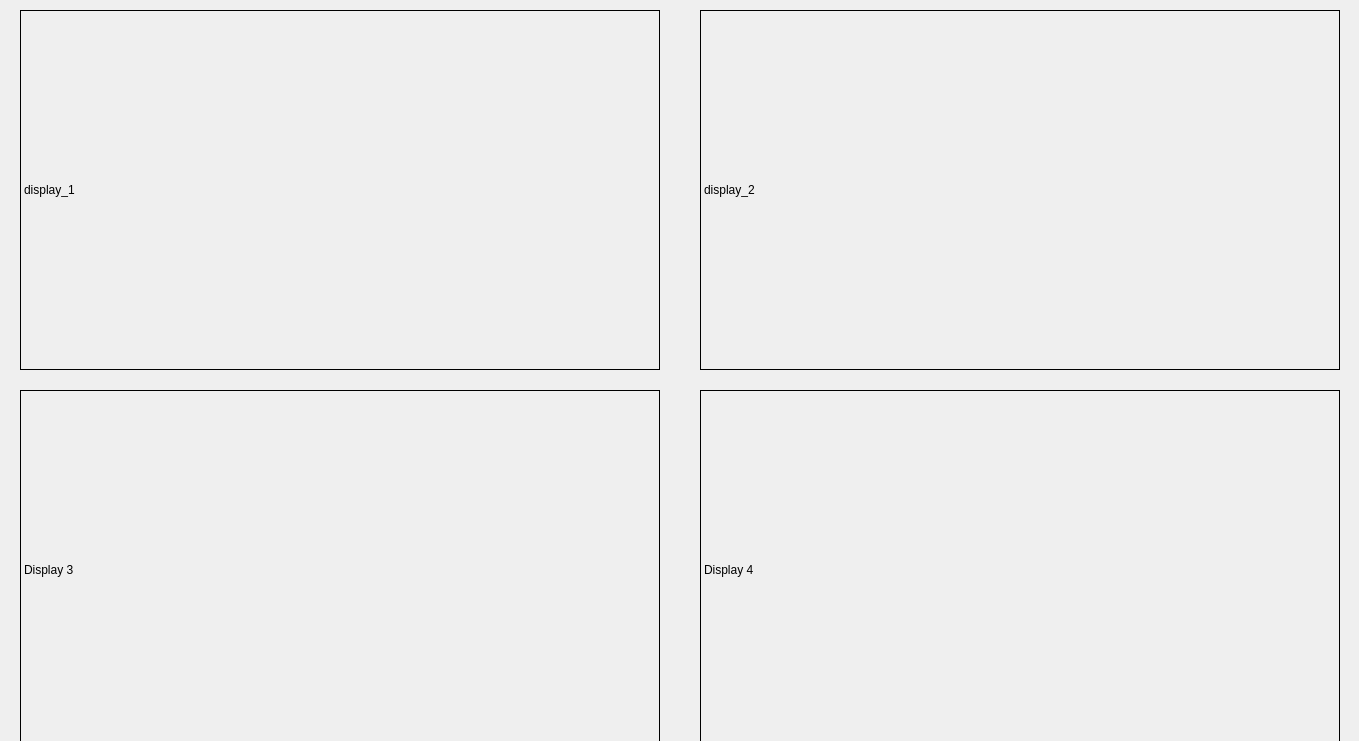
<?xml version="1.0" encoding="UTF-8"?>
<ui version="4.0">
 <class>MainWindowDesign</class>
 <widget class="QMainWindow" name="MainWindowDesign">
  <property name="geometry">
   <rect>
    <x>0</x>
    <y>0</y>
    <!--<width>1359</width>
    <height>741</height>-->
    <width>1359</width>
    <height>741</height>
   </rect>
  </property>
  <property name="windowTitle">
   <string>QRosApp</string>
  </property>
  <property name="windowIcon">
   <iconset resource="../resources/images.qrc">
    <normaloff>:/images/icon.png</normaloff>:/images/icon.png</iconset>
  </property>
  <property name="locale">
   <locale language="English" country="Australia"/>
  </property>
  <widget class="QWidget" name="centralwidget">
  <!--
   <widget class="QLCDNumber" name="s_2">
    <property name="geometry">
     <rect>
      <x>1090</x>
      <y>498</y>
      <width>80</width>
      <height>40</height>
     </rect>
    </property>
   </widget>
   -->
<!--
   <widget class="QSlider" name="horizontalSlider_8">
    <property name="geometry">
     <rect>
      <x>872</x>
      <y>504</y>
      <width>187</width>
      <height>28</height>
     </rect>
    </property>
    <property name="maximum">
     <number>255</number>
    </property>
    <property name="orientation">
     <enum>Qt::Horizontal</enum>
    </property>
   </widget>
   <widget class="QLCDNumber" name="m_2">
    <property name="geometry">
     <rect>
      <x>180</x>
      <y>460</y>
      <width>91</width>
      <height>49</height>
     </rect>
    </property>
    <property name="frameShadow">
     <enum>QFrame::Plain</enum>
    </property>
   </widget>
   <widget class="QLabel" name="min_v_2">
    <property name="geometry">
     <rect>
      <x>790</x>
      <y>672</y>
      <width>76</width>
      <height>28</height>
     </rect>
    </property>
    <property name="font">
     <font>
      <pointsize>15</pointsize>
      <weight>75</weight>
      <bold>true</bold>
     </font>
    </property>
    <property name="layoutDirection">
     <enum>Qt::LeftToRight</enum>
    </property>
    <property name="frameShape">
     <enum>QFrame::NoFrame</enum>
    </property>
    <property name="text">
     <string>HIGH_V</string>
    </property>
   </widget>
   <widget class="QLCDNumber" name="m_4">
    <property name="geometry">
     <rect>
      <x>180</x>
      <y>560</y>
      <width>91</width>
      <height>49</height>
     </rect>
    </property>
    <property name="frameShadow">
     <enum>QFrame::Plain</enum>
    </property>
   </widget>
   <widget class="QLCDNumber" name="m_6">
    <property name="geometry">
     <rect>
      <x>440</x>
      <y>410</y>
      <width>91</width>
      <height>49</height>
     </rect>
    </property>
    <property name="frameShadow">
     <enum>QFrame::Plain</enum>
    </property>
   </widget>
-->
<!--

   <widget class="QSlider" name="horizontalSlider_10">
    <property name="geometry">
     <rect>
      <x>872</x>
      <y>588</y>
      <width>187</width>
      <height>28</height>
     </rect>
    </property>
    <property name="maximum">
     <number>255</number>
    </property>
    <property name="orientation">
     <enum>Qt::Horizontal</enum>
    </property>
   </widget>
   <widget class="QLabel" name="max_h_2">
    <property name="geometry">
     <rect>
      <x>790</x>
      <y>462</y>
      <width>76</width>
      <height>28</height>
     </rect>
    </property>
    <property name="font">
     <font>
      <pointsize>15</pointsize>
      <weight>75</weight>
      <bold>true</bold>
     </font>
    </property>
    <property name="layoutDirection">
     <enum>Qt::LeftToRight</enum>
    </property>
    <property name="frameShape">
     <enum>QFrame::NoFrame</enum>
    </property>
    <property name="frameShadow">
     <enum>QFrame::Plain</enum>
    </property>
    <property name="text">
     <string>LOW_H</string>
    </property>
   </widget>
   <widget class="QLabel" name="label_4">
    <property name="geometry">
     <rect>
      <x>130</x>
      <y>510</y>
      <width>41</width>
      <height>41</height>
     </rect>
    </property>
    <property name="text">
     <string>z_diff</string>
    </property>
   </widget>
   <widget class="QLabel" name="label_7">
    <property name="geometry">
     <rect>
      <x>320</x>
      <y>460</y>
      <width>111</width>
      <height>41</height>
     </rect>
    </property>
    <property name="text">
     <string>high_depth</string>
    </property>
   </widget>
   <widget class="QLabel" name="max_s_2">
    <property name="geometry">
     <rect>
      <x>790</x>
      <y>504</y>
      <width>76</width>
      <height>28</height>
     </rect>
    </property>
    <property name="font">
     <font>
      <pointsize>15</pointsize>
      <weight>75</weight>
      <bold>true</bold>
     </font>
    </property>
    <property name="layoutDirection">
     <enum>Qt::LeftToRight</enum>
    </property>
    <property name="frameShape">
     <enum>QFrame::NoFrame</enum>
    </property>
    <property name="text">
     <string>LOW_S</string>
    </property>
   </widget>
   <widget class="QLabel" name="label_6">
    <property name="geometry">
     <rect>
      <x>100</x>
      <y>610</y>
      <width>71</width>
      <height>41</height>
     </rect>
    </property>
    <property name="text">
     <string>in_center</string>
    </property>
   </widget>
   <widget class="QLCDNumber" name="m_8">
    <property name="geometry">
     <rect>
      <x>440</x>
      <y>510</y>
      <width>91</width>
      <height>49</height>
     </rect>
    </property>
    <property name="frameShadow">
     <enum>QFrame::Plain</enum>
    </property>
   </widget>
   <widget class="QLabel" name="label_9">
    <property name="geometry">
     <rect>
      <x>320</x>
      <y>510</y>
      <width>111</width>
      <height>41</height>
     </rect>
    </property>
    <property name="text">
     <string>low_depth</string>
    </property>
   </widget>
-->

<!--이진화이미지-->
   <widget class="QLabel" name="display_2">
    <property name="geometry">
     <rect>
      <x>700</x>
      <y>10</y>
      <width>640</width>
      <height>360</height>
     </rect>
    </property>
    <property name="frameShape">
     <enum>QFrame::Box</enum>
    </property>
    <property name="text">
     <string>display_2</string>
    </property>
   </widget>

<!--
   <widget class="QLCDNumber" name="m_7">
    <property name="geometry">
     <rect>
      <x>440</x>
      <y>460</y>
      <width>91</width>
      <height>49</height>
     </rect>
    </property>
    <property name="frameShadow">
     <enum>QFrame::Plain</enum>
    </property>
   </widget>
   <widget class="QLabel" name="min_h_2">
    <property name="geometry">
     <rect>
      <x>790</x>
      <y>588</y>
      <width>76</width>
      <height>28</height>
     </rect>
    </property>
    <property name="font">
     <font>
      <pointsize>15</pointsize>
      <weight>75</weight>
      <bold>true</bold>
     </font>
    </property>
    <property name="layoutDirection">
     <enum>Qt::LeftToRight</enum>
    </property>
    <property name="frameShape">
     <enum>QFrame::NoFrame</enum>
    </property>
    <property name="text">
     <string>HIGH_H</string>
    </property>
   </widget>
-->
<!--원본이미지-->
   <widget class="QLabel" name="display_1">
    <property name="geometry">
     <rect>
      <x>20</x>
      <y>10</y>
      <width>640</width>
      <height>360</height>
     </rect>
    </property>
    <property name="frameShape">
     <enum>QFrame::Box</enum>
    </property>
    <property name="text">
     <string>display_1</string>
    </property>
   </widget>

<!--
   <widget class="QSlider" name="horizontalSlider_11">
    <property name="geometry">
     <rect>
      <x>872</x>
      <y>630</y>
      <width>187</width>
      <height>28</height>
     </rect>
    </property>
    <property name="maximum">
     <number>255</number>
    </property>
    <property name="orientation">
     <enum>Qt::Horizontal</enum>
    </property>
   </widget>
   <widget class="QLCDNumber" name="s_4">
    <property name="geometry">
     <rect>
      <x>1090</x>
      <y>583</y>
      <width>80</width>
      <height>40</height>
     </rect>
    </property>
   </widget>
   <widget class="QLCDNumber" name="s_1">
    <property name="geometry">
     <rect>
      <x>1090</x>
      <y>454</y>
      <width>80</width>
      <height>40</height>
     </rect>
    </property>
   </widget>
   <widget class="QLabel" name="min_s_2">
    <property name="geometry">
     <rect>
      <x>790</x>
      <y>630</y>
      <width>76</width>
      <height>28</height>
     </rect>
    </property>
    <property name="font">
     <font>
      <pointsize>15</pointsize>
      <weight>75</weight>
      <bold>true</bold>
     </font>
    </property>
    <property name="layoutDirection">
     <enum>Qt::LeftToRight</enum>
    </property>
    <property name="frameShape">
     <enum>QFrame::NoFrame</enum>
    </property>
    <property name="text">
     <string>HIGH_S</string>
    </property>
   </widget>
   <widget class="QSlider" name="horizontalSlider_7">
    <property name="geometry">
     <rect>
      <x>872</x>
      <y>462</y>
      <width>187</width>
      <height>28</height>
     </rect>
    </property>
    <property name="maximum">
     <number>255</number>
    </property>
    <property name="orientation">
     <enum>Qt::Horizontal</enum>
    </property>
   </widget>
   <widget class="QLCDNumber" name="m_1">
    <property name="geometry">
     <rect>
      <x>180</x>
      <y>410</y>
      <width>91</width>
      <height>49</height>
     </rect>
    </property>
    <property name="frameShadow">
     <enum>QFrame::Plain</enum>
    </property>
   </widget>
   <widget class="QLabel" name="label_5">
    <property name="geometry">
     <rect>
      <x>120</x>
      <y>560</y>
      <width>51</width>
      <height>41</height>
     </rect>
    </property>
    <property name="text">
     <string>in_cam</string>
    </property>
   </widget>
   <widget class="QLabel" name="label_8">
    <property name="geometry">
     <rect>
      <x>320</x>
      <y>410</y>
      <width>111</width>
      <height>41</height>
     </rect>
    </property>
    <property name="text">
     <string>center_depth</string>
    </property>
   </widget>
   <widget class="QLCDNumber" name="m_5">
    <property name="geometry">
     <rect>
      <x>180</x>
      <y>610</y>
      <width>91</width>
      <height>49</height>
     </rect>
    </property>
    <property name="frameShadow">
     <enum>QFrame::Plain</enum>
    </property>
   </widget>
   <widget class="QLCDNumber" name="s_3">
    <property name="geometry">
     <rect>
      <x>1090</x>
      <y>541</y>
      <width>80</width>
      <height>40</height>
     </rect>
    </property>
   </widget>
   <widget class="QSlider" name="horizontalSlider_9">
    <property name="geometry">
     <rect>
      <x>872</x>
      <y>546</y>
      <width>187</width>
      <height>28</height>
     </rect>
    </property>
    <property name="maximum">
     <number>255</number>
    </property>
    <property name="orientation">
     <enum>Qt::Horizontal</enum>
    </property>
   </widget>
   <widget class="QLCDNumber" name="s_5">
    <property name="geometry">
     <rect>
      <x>1090</x>
      <y>626</y>
      <width>80</width>
      <height>40</height>
     </rect>
    </property>
   </widget>
   <widget class="QLCDNumber" name="s_6">
    <property name="geometry">
     <rect>
      <x>1090</x>
      <y>670</y>
      <width>80</width>
      <height>40</height>
     </rect>
    </property>
   </widget>
   <widget class="QLabel" name="max_v_2">
    <property name="geometry">
     <rect>
      <x>790</x>
      <y>546</y>
      <width>76</width>
      <height>28</height>
     </rect>
    </property>
    <property name="font">
     <font>
      <pointsize>15</pointsize>
      <weight>75</weight>
      <bold>true</bold>
     </font>
    </property>
    <property name="layoutDirection">
     <enum>Qt::LeftToRight</enum>
    </property>
    <property name="frameShape">
     <enum>QFrame::NoFrame</enum>
    </property>
    <property name="text">
     <string>LOW_V</string>
    </property>
   </widget>
-->
<!--
   <widget class="QSlider" name="horizontalSlider_12">
    <property name="geometry">
     <rect>
      <x>872</x>
      <y>672</y>
      <width>187</width>
      <height>28</height>
     </rect>
    </property>
    <property name="maximum">
     <number>255</number>
    </property>
    <property name="orientation">
     <enum>Qt::Horizontal</enum>
    </property>
   </widget>
   <widget class="QLCDNumber" name="m_3">
    <property name="geometry">
     <rect>
      <x>180</x>
      <y>510</y>
      <width>91</width>
      <height>49</height>
     </rect>
    </property>
    <property name="frameShadow">
     <enum>QFrame::Plain</enum>
    </property>
   </widget>
   <widget class="QLabel" name="label_2">
    <property name="geometry">
     <rect>
      <x>130</x>
      <y>410</y>
      <width>41</width>
      <height>41</height>
     </rect>
    </property>
    <property name="text">
     <string>x_diff</string>
    </property>
   </widget>
   <widget class="QLabel" name="label_3">
    <property name="geometry">
     <rect>
      <x>130</x>
      <y>460</y>
      <width>41</width>
      <height>41</height>
     </rect>
    </property>
    <property name="text">
     <string>y_diff</string>
    </property>
   </widget>
-->

   <widget class="QLabel" name="display_6">
    <property name="geometry">
      <rect>
      <!--<x>1360</x>
        <y>10</y> -->
        <x>20</x>
        <y>780</y>
        <width>640</width>
        <height>360</height>
      </rect>
    </property>
    <property name="frameShape">
      <enum>QFrame::Box</enum>  <!-- 테두리 박스 -->
    </property>
    <property name="text">
     <string>display_6</string>
    </property>
  </widget>
  <widget class="QLabel" name="display_3">
    <property name="geometry">
    <rect>
     <x>20</x>
     <y>390</y>
     <width>640</width>
     <height>360</height>
    </rect>
    </property>
    <property name="frameShape">
    <enum>QFrame::Box</enum>
    </property>
    <property name="text">
     <string>Display 3</string>
    </property>
  </widget>
  <widget class="QLabel" name="display_4">
    <property name="geometry">
    <rect>
     <x>700</x>
     <y>390</y>
     <width>640</width>
     <height>360</height>
    </rect>
    </property>
    <property name="frameShape">
    <enum>QFrame::Box</enum>
    </property>
    <property name="text">
     <string>Display 4</string>
    </property>
  </widget>
  <widget class="QLabel" name="display_5">
    <property name="geometry">
    <rect>
     <x>1380</x>
     <y>390</y>
     <width>640</width>
     <height>360</height>
    </rect>
    </property>
    <property name="frameShape">
    <enum>QFrame::Box</enum>
    </property>
    <property name="text">
     <string>Display 5</string>
    </property>
  </widget>
  <widget class="QLabel" name="display_7">
    <property name="geometry">
    <rect>
     <!--<x>1360</x>
     <y>390</y>-->
     <x>700</x>
     <y>780</y>
     <width>640</width>
     <height>360</height>
    </rect>
    </property>
    <property name="frameShape">
    <enum>QFrame::Box</enum>
    </property>
    <property name="text">
     <string>Display 7</string>
    </property>
  </widget>
  <widget class="QLabel" name="display_8">
    <property name="geometry">
    <rect>
     <x>1380</x>
     <y>780</y>
     <width>640</width>
     <height>360</height>
    </rect>
    </property>
    <property name="frameShape">
    <enum>QFrame::Box</enum>
    </property>
    <property name="text">
     <string>Display 8</string>
    </property>
  </widget>
  </widget>
  <action name="action_Quit">
   <property name="text">
    <string>&amp;Quit</string>
   </property>
   <property name="shortcut">
    <string>Ctrl+Q</string>
   </property>
   <property name="shortcutContext">
    <enum>Qt::ApplicationShortcut</enum>
   </property>
  </action>
  <action name="action_Preferences">
   <property name="text">
    <string>&amp;Preferences</string>
   </property>
  </action>
  <action name="actionAbout">
   <property name="text">
    <string>&amp;About</string>
   </property>
  </action>
  <action name="actionAbout_Qt">
   <property name="text">
    <string>About &amp;Qt</string>
   </property>
  </action>
 </widget>
 <resources>
  <include location="../resources/images.qrc"/>
 </resources>
 <connections>
  <connection>
   <sender>action_Quit</sender>
   <signal>triggered()</signal>
   <receiver>MainWindowDesign</receiver>
   <slot>close()</slot>
   <hints>
    <hint type="sourcelabel">
     <x>-1</x>
     <y>-1</y>
    </hint>
    <hint type="destinationlabel">
     <x>399</x>
     <y>299</y>
    </hint>
   </hints>
  </connection>
 </connections>
</ui>
